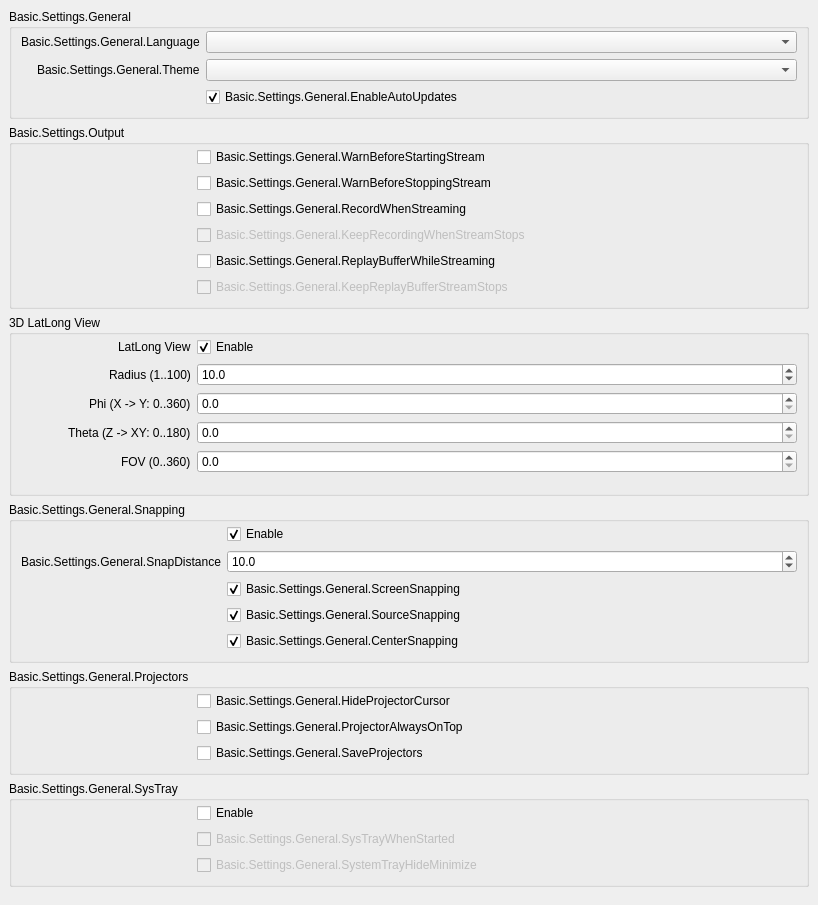
           <widget class="QWidget" name="scrollAreaWidgetContents_2">
            <property name="geometry">
             <rect>
              <x>0</x>
              <y>0</y>
              <width>818</width>
              <height>697</height>
             </rect>
            </property>
            <layout class="QVBoxLayout" name="verticalLayout_19">
             <property name="leftMargin">
              <number>0</number>
             </property>
             <property name="topMargin">
              <number>0</number>
             </property>
             <property name="rightMargin">
              <number>0</number>
             </property>
             <property name="bottomMargin">
              <number>9</number>
             </property>
             <item alignment="Qt::AlignTop">
              <widget class="QWidget" name="widget_2" native="true">
               <layout class="QVBoxLayout" name="verticalLayout_20">
                <item>
                 <widget class="QGroupBox" name="groupBox_15">
                  <property name="title">
                   <string>Basic.Settings.General</string>
                  </property>
                  <layout class="QFormLayout" name="formLayout_32">
                   <property name="fieldGrowthPolicy">
                    <enum>QFormLayout::AllNonFixedFieldsGrow</enum>
                   </property>
                   <property name="labelAlignment">
                    <set>Qt::AlignRight|Qt::AlignTrailing|Qt::AlignVCenter</set>
                   </property>
                   <property name="topMargin">
                    <number>2</number>
                   </property>
                   <item row="0" column="0">
                    <widget class="QLabel" name="label">
                     <property name="text">
                      <string>Basic.Settings.General.Language</string>
                     </property>
                     <property name="buddy">
                      <cstring>language</cstring>
                     </property>
                    </widget>
                   </item>
                   <item row="0" column="1">
                    <widget class="QComboBox" name="language"/>
                   </item>
                   <item row="1" column="0">
                    <widget class="QLabel" name="label_42">
                     <property name="text">
                      <string>Basic.Settings.General.Theme</string>
                     </property>
                     <property name="buddy">
                      <cstring>theme</cstring>
                     </property>
                    </widget>
                   </item>
                   <item row="1" column="1">
                    <widget class="QComboBox" name="theme"/>
                   </item>
                   <item row="2" column="1">
                    <widget class="QCheckBox" name="enableAutoUpdates">
                     <property name="text">
                      <string>Basic.Settings.General.EnableAutoUpdates</string>
                     </property>
                     <property name="checked">
                      <bool>true</bool>
                     </property>
                    </widget>
                   </item>
                   <item row="2" column="0">
                    <spacer name="horizontalSpacer_3">
                     <property name="orientation">
                      <enum>Qt::Horizontal</enum>
                     </property>
                     <property name="sizeType">
                      <enum>QSizePolicy::Fixed</enum>
                     </property>
                     <property name="sizeHint" stdset="0">
                      <size>
                       <width>170</width>
                       <height>5</height>
                      </size>
                     </property>
                    </spacer>
                   </item>
                  </layout>
                 </widget>
                </item>
                <item>
                 <widget class="QGroupBox" name="groupBox_16">
                  <property name="title">
                   <string>Basic.Settings.Output</string>
                  </property>
                  <layout class="QFormLayout" name="formLayout_2">
                   <property name="fieldGrowthPolicy">
                    <enum>QFormLayout::AllNonFixedFieldsGrow</enum>
                   </property>
                   <property name="topMargin">
                    <number>2</number>
                   </property>
                   <item row="0" column="0">
                    <spacer name="horizontalSpacer_5">
                     <property name="orientation">
                      <enum>Qt::Horizontal</enum>
                     </property>
                     <property name="sizeType">
                      <enum>QSizePolicy::Fixed</enum>
                     </property>
                     <property name="sizeHint" stdset="0">
                      <size>
                       <width>170</width>
                       <height>5</height>
                      </size>
                     </property>
                    </spacer>
                   </item>
                   <item row="0" column="1">
                    <widget class="QCheckBox" name="warnBeforeStreamStart">
                     <property name="text">
                      <string>Basic.Settings.General.WarnBeforeStartingStream</string>
                     </property>
                    </widget>
                   </item>
                   <item row="1" column="1">
                    <widget class="QCheckBox" name="warnBeforeStreamStop">
                     <property name="text">
                      <string>Basic.Settings.General.WarnBeforeStoppingStream</string>
                     </property>
                    </widget>
                   </item>
                   <item row="2" column="1">
                    <widget class="QCheckBox" name="recordWhenStreaming">
                     <property name="text">
                      <string>Basic.Settings.General.RecordWhenStreaming</string>
                     </property>
                    </widget>
                   </item>
                   <item row="3" column="1">
                    <widget class="QCheckBox" name="keepRecordStreamStops">
                     <property name="enabled">
                      <bool>false</bool>
                     </property>
                     <property name="text">
                      <string>Basic.Settings.General.KeepRecordingWhenStreamStops</string>
                     </property>
                    </widget>
                   </item>
                   <item row="4" column="1">
                    <widget class="QCheckBox" name="replayWhileStreaming">
                     <property name="text">
                      <string>Basic.Settings.General.ReplayBufferWhileStreaming</string>
                     </property>
                    </widget>
                   </item>
                   <item row="5" column="1">
                    <widget class="QCheckBox" name="keepReplayStreamStops">
                     <property name="enabled">
                      <bool>false</bool>
                     </property>
                     <property name="text">
                      <string>Basic.Settings.General.KeepReplayBufferStreamStops</string>
                     </property>
                    </widget>
                   </item>
                  </layout>
                 </widget>
                </item>

                
                <item>
                 <widget class="QGroupBox" name="groupBox_17">
                  <property name="enabled">
                   <bool>true</bool>
                  </property>
                  <property name="sizePolicy">
                   <sizepolicy hsizetype="Preferred" vsizetype="Maximum">
                    <horstretch>0</horstretch>
                    <verstretch>0</verstretch>
                   </sizepolicy>
                  </property>
                  <property name="title">
                   <string>3D LatLong View</string>
                  </property>
                  <property name="flat">
                   <bool>false</bool>
                  </property>
                  <layout class="QFormLayout" name="formLayout_30">
                   <property name="fieldGrowthPolicy">
                    <enum>QFormLayout::AllNonFixedFieldsGrow</enum>
                   </property>
                   <property name="labelAlignment">
                    <set>Qt::AlignRight|Qt::AlignTrailing|Qt::AlignVCenter</set>
                   </property>
                   <property name="topMargin">
                    <number>2</number>
                   </property>
                   <item row="0" column="1">
                    <widget class="QCheckBox" name="latlongEnabled">
                     <property name="text">
                      <string>Enable</string>
                     </property>
                     <property name="checked">
                      <bool>true</bool>
                     </property>
                    </widget>
                   </item>
                   <item row="1" column="1">
                    <widget class="QDoubleSpinBox" name="latlongRadius">
                     <property name="decimals">
                      <number>1</number>
                     </property>
                     <property name="singleStep">
                      <double>0.500000000000000</double>
                     </property>
                     <property name="value">
                      <double>10.000000000000000</double>
                     </property>
                    </widget>
                   </item>
                   <item row="2" column="1">
                    <widget class="QDoubleSpinBox" name="latlongPhi">
                     <property name="decimals">
                      <number>1</number>
                     </property>
                     <property name="singleStep">
                      <double>0.500000000000000</double>
                     </property>
                     <property name="value">
                      <double>0.000000000000000</double>
                     </property>
                    </widget>
                   </item>
                   <item row="3" column="1">
                    <widget class="QDoubleSpinBox" name="latlongTheta">
                     <property name="decimals">
                      <number>1</number>
                     </property>
                     <property name="singleStep">
                      <double>0.500000000000000</double>
                     </property>
                     <property name="value">
                      <double>0.000000000000000</double>
                     </property>
                    </widget>
                   </item>
                   <item row="4" column="1">
                    <widget class="QDoubleSpinBox" name="latlongFOV">
                     <property name="decimals">
                      <number>1</number>
                     </property>
                     <property name="singleStep">
                      <double>0.500000000000000</double>
                     </property>
                     <property name="value">
                      <double>0.000000000000000</double>
                     </property>
                    </widget>
                   </item>


                   <item row="0" column="0">
                    <widget class="QLabel" name="label_64">
                     <property name="text">
                      <string>LatLong View</string>
                     </property>
                     <property name="buddy">
                      <cstring>snapDistance</cstring>
                     </property>
                    </widget>
                   </item>
                   <item row="1" column="0">
                    <widget class="QLabel" name="label_65">
                     <property name="text">
                      <string>Radius (1..100)</string>
                     </property>
                     <property name="buddy">
                      <cstring>snapDistance</cstring>
                     </property>
                    </widget>
                   </item>
                   <item row="2" column="0">
                    <widget class="QLabel" name="label_66">
                     <property name="text">
                      <string>Phi (X -> Y: 0..360)</string>
                     </property>
                     <property name="buddy">
                      <cstring>snapDistance</cstring>
                     </property>
                    </widget>
                   </item>
                   <item row="3" column="0">
                    <widget class="QLabel" name="label_67">
                     <property name="text">
                      <string>Theta (Z -> XY: 0..180)</string>
                     </property>
                     <property name="buddy">
                      <cstring>snapDistance</cstring>
                     </property>
                    </widget>
                   </item>
                   <item row="4" column="0">
                    <widget class="QLabel" name="label_68">
                     <property name="text">
                      <string>FOV (0..360)</string>
                     </property>
                     <property name="buddy">
                      <cstring>snapDistance</cstring>
                     </property>
                    </widget>
                   </item>
                   <item row="5" column="0">
                    <spacer name="horizontalSpacer_4">
                     <property name="orientation">
                      <enum>Qt::Horizontal</enum>
                     </property>
                     <property name="sizeType">
                      <enum>QSizePolicy::Fixed</enum>
                     </property>
                     <property name="sizeHint" stdset="0">
                      <size>
                       <width>170</width>
                       <height>5</height>
                      </size>
                     </property>
                    </spacer>
                   </item>
                  </layout>
                 </widget>
                </item>


                <item>
                 <widget class="QGroupBox" name="groupBox_10">
                  <property name="enabled">
                   <bool>true</bool>
                  </property>
                  <property name="sizePolicy">
                   <sizepolicy hsizetype="Preferred" vsizetype="Maximum">
                    <horstretch>0</horstretch>
                    <verstretch>0</verstretch>
                   </sizepolicy>
                  </property>
                  <property name="title">
                   <string>Basic.Settings.General.Snapping</string>
                  </property>
                  <property name="flat">
                   <bool>false</bool>
                  </property>
                  <layout class="QFormLayout" name="formLayout_21">
                   <property name="fieldGrowthPolicy">
                    <enum>QFormLayout::AllNonFixedFieldsGrow</enum>
                   </property>
                   <property name="labelAlignment">
                    <set>Qt::AlignRight|Qt::AlignTrailing|Qt::AlignVCenter</set>
                   </property>
                   <property name="topMargin">
                    <number>2</number>
                   </property>
                   <item row="0" column="1">
                    <widget class="QCheckBox" name="snappingEnabled">
                     <property name="text">
                      <string>Enable</string>
                     </property>
                     <property name="checked">
                      <bool>true</bool>
                     </property>
                    </widget>
                   </item>
                   <item row="2" column="1">
                    <widget class="QCheckBox" name="screenSnapping">
                     <property name="text">
                      <string>Basic.Settings.General.ScreenSnapping</string>
                     </property>
                     <property name="checked">
                      <bool>true</bool>
                     </property>
                    </widget>
                   </item>
                   <item row="4" column="1">
                    <widget class="QCheckBox" name="centerSnapping">
                     <property name="text">
                      <string>Basic.Settings.General.CenterSnapping</string>
                     </property>
                     <property name="checked">
                      <bool>true</bool>
                     </property>
                    </widget>
                   </item>
                   <item row="3" column="1">
                    <widget class="QCheckBox" name="sourceSnapping">
                     <property name="text">
                      <string>Basic.Settings.General.SourceSnapping</string>
                     </property>
                     <property name="checked">
                      <bool>true</bool>
                     </property>
                    </widget>
                   </item>
                   <item row="1" column="1">
                    <widget class="QDoubleSpinBox" name="snapDistance">
                     <property name="decimals">
                      <number>1</number>
                     </property>
                     <property name="singleStep">
                      <double>0.500000000000000</double>
                     </property>
                     <property name="value">
                      <double>10.000000000000000</double>
                     </property>
                    </widget>
                   </item>
                   <item row="1" column="0">
                    <widget class="QLabel" name="label_9">
                     <property name="text">
                      <string>Basic.Settings.General.SnapDistance</string>
                     </property>
                     <property name="buddy">
                      <cstring>snapDistance</cstring>
                     </property>
                    </widget>
                   </item>
                   <item row="3" column="0">
                    <spacer name="horizontalSpacer_4">
                     <property name="orientation">
                      <enum>Qt::Horizontal</enum>
                     </property>
                     <property name="sizeType">
                      <enum>QSizePolicy::Fixed</enum>
                     </property>
                     <property name="sizeHint" stdset="0">
                      <size>
                       <width>170</width>
                       <height>5</height>
                      </size>
                     </property>
                    </spacer>
                   </item>
                  </layout>
                 </widget>
                </item>
                <item>
                 <widget class="QGroupBox" name="groupBox_14">
                  <property name="title">
                   <string>Basic.Settings.General.Projectors</string>
                  </property>
                  <layout class="QFormLayout" name="formLayout_28">
                   <property name="fieldGrowthPolicy">
                    <enum>QFormLayout::AllNonFixedFieldsGrow</enum>
                   </property>
                   <property name="topMargin">
                    <number>2</number>
                   </property>
                   <item row="0" column="1">
                    <widget class="QCheckBox" name="hideProjectorCursor">
                     <property name="text">
                      <string>Basic.Settings.General.HideProjectorCursor</string>
                     </property>
                    </widget>
                   </item>
                   <item row="1" column="1">
                    <widget class="QCheckBox" name="projectorAlwaysOnTop">
                     <property name="text">
                      <string>Basic.Settings.General.ProjectorAlwaysOnTop</string>
                     </property>
                    </widget>
                   </item>
                   <item row="2" column="1">
                    <widget class="QCheckBox" name="saveProjectors">
                     <property name="text">
                      <string>Basic.Settings.General.SaveProjectors</string>
                     </property>
                    </widget>
                   </item>
                   <item row="1" column="0">
                    <spacer name="horizontalSpacer">
                     <property name="orientation">
                      <enum>Qt::Horizontal</enum>
                     </property>
                     <property name="sizeType">
                      <enum>QSizePolicy::Fixed</enum>
                     </property>
                     <property name="sizeHint" stdset="0">
                      <size>
                       <width>170</width>
                       <height>5</height>
                      </size>
                     </property>
                    </spacer>
                   </item>
                  </layout>
                 </widget>
                </item>
                <item>
                 <widget class="QGroupBox" name="groupBox_13">
                  <property name="title">
                   <string>Basic.Settings.General.SysTray</string>
                  </property>
                  <layout class="QFormLayout" name="formLayout_29">
                   <property name="fieldGrowthPolicy">
                    <enum>QFormLayout::AllNonFixedFieldsGrow</enum>
                   </property>
                   <property name="topMargin">
                    <number>2</number>
                   </property>
                   <item row="0" column="1">
                    <widget class="QCheckBox" name="systemTrayEnabled">
                     <property name="text">
                      <string>Enable</string>
                     </property>
                    </widget>
                   </item>
                   <item row="1" column="1">
                    <widget class="QCheckBox" name="systemTrayWhenStarted">
                     <property name="enabled">
                      <bool>false</bool>
                     </property>
                     <property name="text">
                      <string>Basic.Settings.General.SysTrayWhenStarted</string>
                     </property>
                    </widget>
                   </item>
                   <item row="2" column="1">
                    <widget class="QCheckBox" name="systemTrayAlways">
                     <property name="enabled">
                      <bool>false</bool>
                     </property>
                     <property name="text">
                      <string>Basic.Settings.General.SystemTrayHideMinimize</string>
                     </property>
                    </widget>
                   </item>
                   <item row="1" column="0">
                    <spacer name="horizontalSpacer_2">
                     <property name="orientation">
                      <enum>Qt::Horizontal</enum>
                     </property>
                     <property name="sizeType">
                      <enum>QSizePolicy::Fixed</enum>
                     </property>
                     <property name="sizeHint" stdset="0">
                      <size>
                       <width>170</width>
                       <height>5</height>
                      </size>
                     </property>
                    </spacer>
                   </item>
                  </layout>
                 </widget>
                </item>
               </layout>
              </widget>
             </item>
            </layout>
           </widget>
